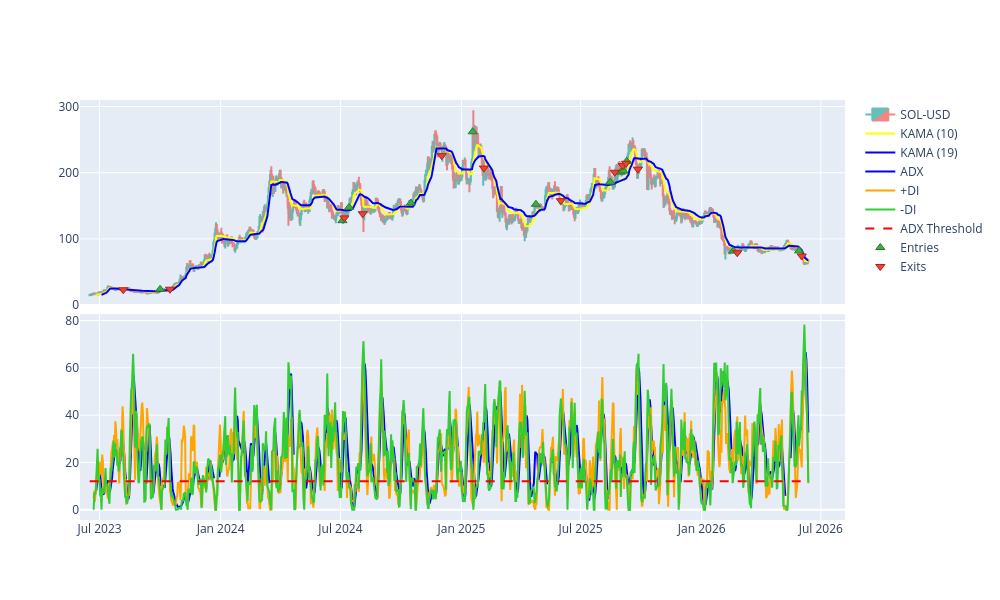

Notebook source saved alongside this figure:
### Code cell
ent, ext, fig = plot_strategy(market_data,'SOL-USD', ind_params=opt_params)
fig.update_layout(width=1000,height=600)
fig.show()

### Figure 1 — Plotly figure (JSON) as saved in the notebook; plotly's stock layout.template omitted (floating-point values rounded to 4 significant figures; data arrays with more than 128 entries replaced by an {"elided": "..."} marker saying what was removed)
{"data": [{"close": {"elided": "1093 float values"}, "decreasing": {"fillcolor": "#ee534f", "line": {"color": "#ee534f"}}, "high": {"elided": "1093 float values"}, "increasing": {"fillcolor": "#26a69a", "line": {"color": "#26a69a"}}, "low": {"elided": "1093 float values"}, "name": "SOL-USD", "opacity": 0.7, "open": {"elided": "1093 float values"}, "type": "candlestick", "x": {"elided": "1093 str values"}, "xaxis": "x", "yaxis": "y"}, {"line": {"color": "yellow"}, "name": "KAMA (10)", "type": "scatter", "x": {"elided": "1084 str values"}, "xaxis": "x", "y": {"elided": "1084 float values"}, "yaxis": "y"}, {"line": {"color": "blue"}, "name": "KAMA (19)", "type": "scatter", "x": {"elided": "1075 str values"}, "xaxis": "x", "y": {"elided": "1075 float values"}, "yaxis": "y"}, {"line": {"color": "blue"}, "name": "ADX", "type": "scatter", "x": {"elided": "1047 str values"}, "xaxis": "x2", "y": {"elided": "1047 float values"}, "yaxis": "y2"}, {"line": {"color": "orange"}, "name": "+DI", "type": "scatter", "x": {"elided": "1087 str values"}, "xaxis": "x2", "y": {"elided": "1087 float values"}, "yaxis": "y2"}, {"line": {"color": "limegreen"}, "name": "-DI", "type": "scatter", "x": {"elided": "1087 str values"}, "xaxis": "x2", "y": {"elided": "1087 float values"}, "yaxis": "y2"}, {"line": {"color": "red", "dash": "dash"}, "mode": "lines", "name": "ADX Threshold", "type": "scatter", "x": {"elided": "1093 str values"}, "xaxis": "x2", "y": {"elided": "1093 int values"}, "yaxis": "y2"}, {"marker": {"color": "#37B13F", "line": {"color": "rgb(38,123,44)", "width": 1}, "size": 8, "symbol": "triangle-up"}, "mode": "markers", "name": "Entries", "showlegend": true, "type": "scatter", "x": ["2023-10-01T00:00:00+00:00", "2024-07-04T00:00:00+00:00", "2024-07-14T00:00:00+00:00", "2024-10-16T00:00:00+00:00", "2025-01-18T00:00:00+00:00", "2025-04-24T00:00:00+00:00", "2025-08-15T00:00:00+00:00", "2025-08-31T00:00:00+00:00", "2025-09-04T00:00:00+00:00", "2025-09-09T00:00:00+00:00", "2026-02-18T00:00:00+00:00", "2026-05-29T00:00:00+00:00"], "y": [23.84, 127.6, 147.6, 154.2, 261.9, 152.3, 185.7, 200.9, 202.6, 217.3, 81.57, 81.93]}, {"marker": {"color": "#EA4335", "line": {"color": "rgb(181,31,18)", "width": 1}, "size": 8, "symbol": "triangle-down"}, "mode": "markers", "name": "Exits", "showlegend": true, "type": "scatter", "x": ["2023-08-06T00:00:00+00:00", "2023-10-16T00:00:00+00:00", "2024-07-07T00:00:00+00:00", "2024-08-04T00:00:00+00:00", "2024-12-02T00:00:00+00:00", "2025-02-04T00:00:00+00:00", "2025-06-01T00:00:00+00:00", "2025-08-22T00:00:00+00:00", "2025-09-03T00:00:00+00:00", "2025-09-08T00:00:00+00:00", "2025-09-26T00:00:00+00:00", "2026-02-24T00:00:00+00:00", "2026-06-02T00:00:00+00:00"], "y": [23.19, 23.98, 131.8, 138.1, 225.8, 207.1, 157.8, 200.6, 210.7, 214.2, 205.4, 79.04, 74.14]}], "layout": {"height": 600, "width": 1000, "xaxis": {"anchor": "y", "domain": [0, 1], "matches": "x2", "rangeslider": {"visible": false}, "showticklabels": false}, "xaxis2": {"anchor": "y2", "domain": [0, 1]}, "yaxis": {"anchor": "x", "domain": [0.51, 1]}, "yaxis2": {"anchor": "x2", "domain": [0, 0.49]}}}
